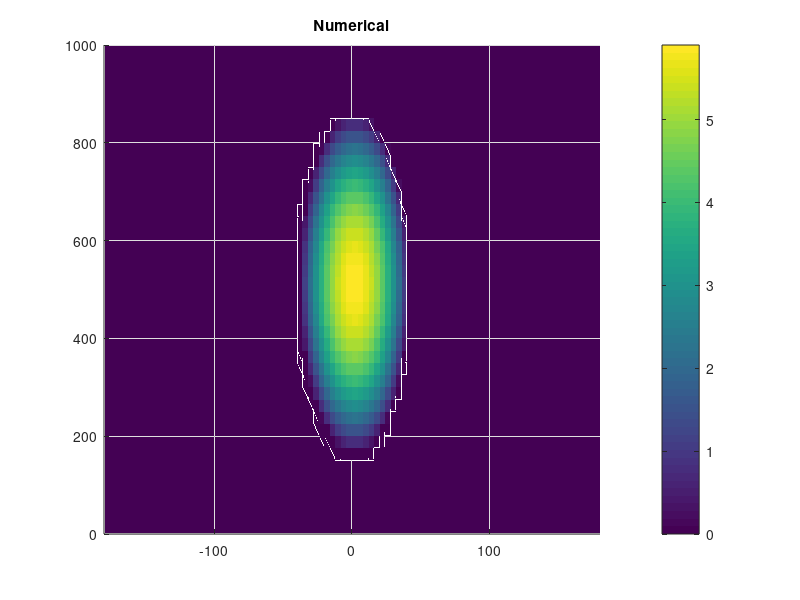
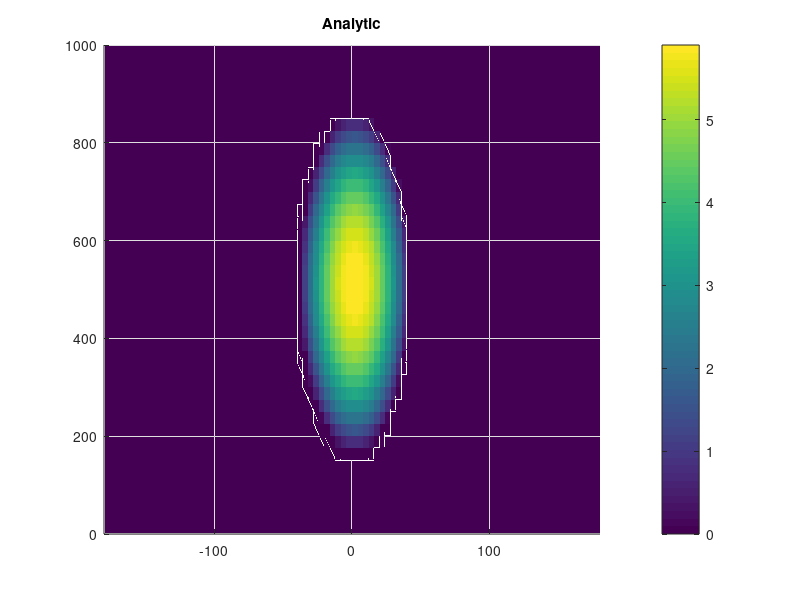
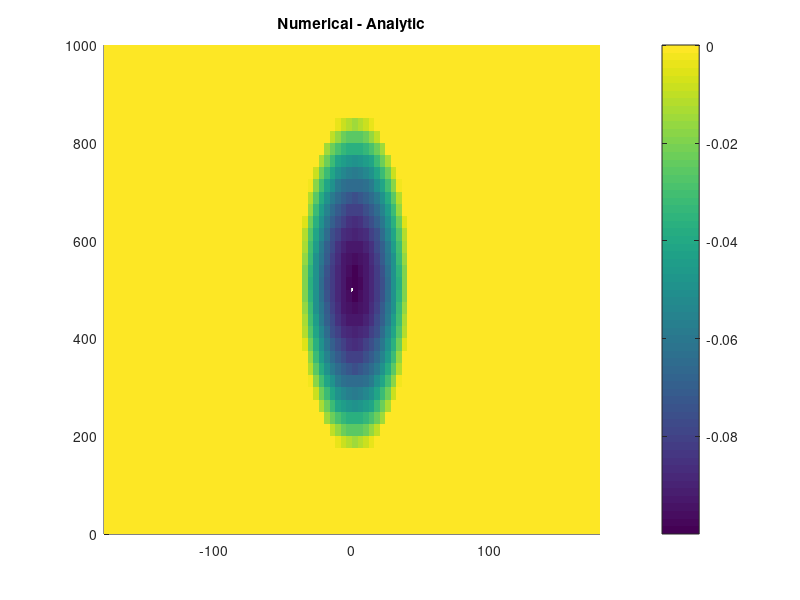

Reproduce these figures in MATLAB, in order.
function [] = testHeating ()

x = -180:4:180;
p = 0:25:1000;
y = -90:1:90;
[X,Y,P] = meshgrid(x, y, p);
pwidth = 350;
pcenter = 500;
xwidth = 40;
ywidth = 30;
amp = 6;

lon_fac = (X./xwidth).^2;
lat_fac = (Y./ywidth).^2;
p_fac = ((P-pcenter)/pwidth).^2;
c = 1 - lon_fac - p_fac;
Q = zeros(size(X));
ind = c - lat_fac > 0;
Q(ind) = 1.5*amp*(c(ind)-lat_fac(ind))./sqrt(c(ind));



lat_max = 30;
lat_ind = -lat_max <= y & y <= lat_max;
Q_aver = squeeze(mean(Q(lat_ind,:,:),1));
Q_exact = zeros(size(Q_aver))';


[X,P] = meshgrid(x,p);
lon_fac = (X./xwidth).^2;
p_fac = ((P-pcenter)/pwidth).^2;
ind = 1 - lon_fac - p_fac > 0;
Q_exact(ind) = amp*(1 - lon_fac(ind) - p_fac(ind));

figure;
surf(X,P,Q_aver','edgecolor','none');
view(2);
colorbar;
axis tight;
climits = caxis;
title('Numerical')

figure;
surf(X,P,Q_exact,'edgecolor','none');
view(2);
colorbar;
caxis(climits);
axis tight;
title('Analytic')

figure;
surf(X,P,Q_aver'-Q_exact,'edgecolor','none');
view(2);
colorbar;
axis tight;
title('Numerical - Analytic')


end
